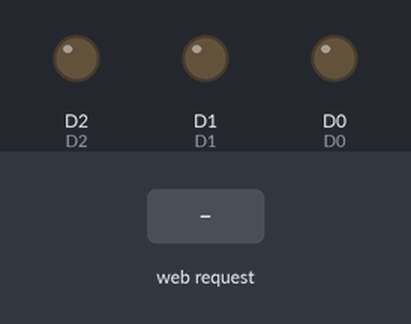
Recording of a program running on a simulated ESP8266 (NodeMCU). Shown: output pins drawn as LEDs (lit = HIGH). The inputs (shaded band) are chosen by the test bench. WiFi joins after 1.5 s; servers stay silent unless stated; what the program prints to the serial monitor is not drawn.

Above: at 2.7 s.
2.8 s: HTTP request GET /bat1 received
At 3.6 s:
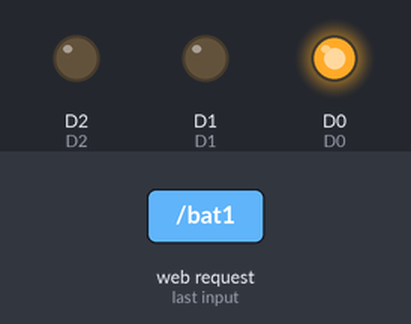
4.3 s: HTTP request GET /bat3 received
At 4.7 s:
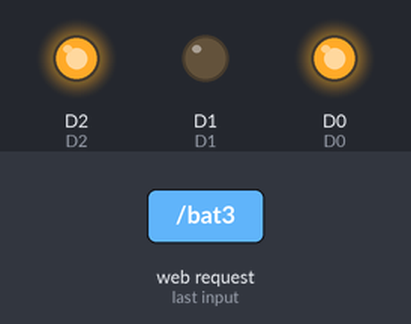
5.8 s: HTTP request GET /tat1 received
At 7.0 s:
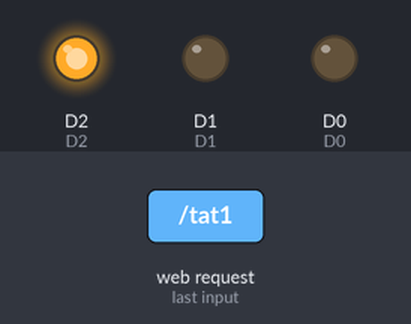
7.3 s: HTTP request GET /bat2 received
At 8.3 s:
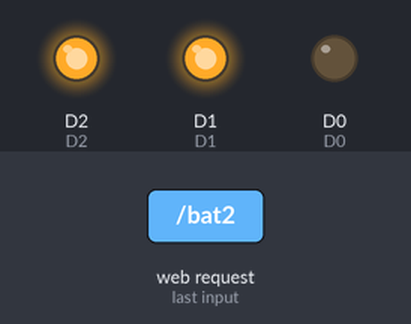
8.8 s: HTTP request GET /tat3 received
At 9.4 s:
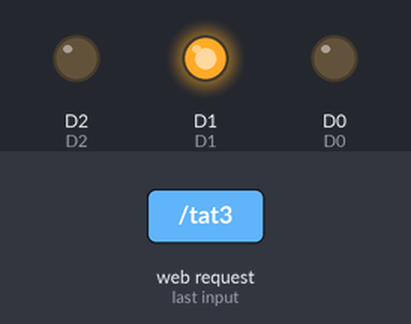
10.3 s: HTTP request GET /tat2 received
At 11.7 s:
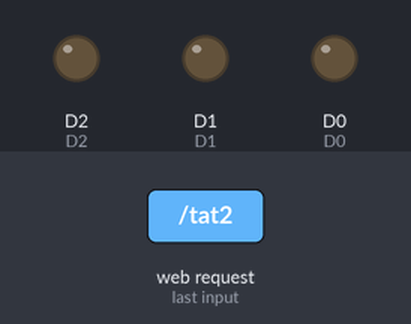
Timing chart, 0 to 12.8 s (numbered marks = the images above; inputs shaded):
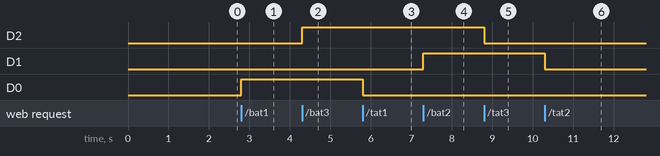

The program:

main.cpp
```cpp
#include <ESP8266WiFi.h>
#include <WiFiClient.h>
#include <ESP8266WebServer.h>
#include <ESP8266mDNS.h>

String webPage =
{
  "<!DOCTYPE html>"
  "<html>"
  "<head>"
  "  <meta http-equiv='Content-Type' content='text/html; charset=utf-8'>"
  "  <title>ESP8266 Control</title>"
  "  <meta name='viewport' content='width=device-width, initial-scale=1'>"
  "  <style>"
  "    :root {"
  "      --color-on: #00e676; /* Green */"
  "      --color-off: #ff1744; /* Red */"
  "      --color-bg: #f4f7f6; /* Light Gray */"
  "      --color-card-bg: #ffffff;"
  "    }"
  "    body { font-family: sans-serif; background-color: var(--color-bg); margin: 0; }"
  "    .container { max-width: 400px; margin: 50px auto; padding: 20px; text-align: center; }"
  "    h1 { color: #333; margin-bottom: 30px; font-size: 1.5em; }"
  "    .device-grid { display: flex; flex-direction: column; gap: 15px; }"
  "    /* ------------------- Animation Keyframe ------------------- */"
  "    @keyframes fadeIn { from { opacity: 0; transform: translateY(-10px); } to { opacity: 1; transform: translateY(0); } }"
  "    /* ---------------------------------------------------------- */"
  "    .device-card {"
  "      display: flex;"
  "      justify-content: space-between;"
  "      align-items: center;"
  "      padding: 15px;"
  "      background-color: var(--color-card-bg);"
  "      border-radius: 12px;"
  "      box-shadow: 0 4px 6px rgba(0, 0, 0, 0.1);"
  "      animation: fadeIn 0.5s ease-out; /* Áp dụng animation */"
  "    }"
  "    .device-name { font-size: 1.1em; color: #555; font-weight: 600; }"
  "    .btn-group { display: flex; gap: 10px; }"
  "    .btn {"
  "      width: 85px; height: 38px; border: none; border-radius: 8px;"
  "      font-size: 16px; font-weight: 600; color: #fff; cursor: pointer;"
  "      text-decoration: none;"
  "      display: inline-flex; justify-content: center; align-items: center;"
  "      transition: all 0.2s ease-in-out; /* Transition cho hiệu ứng mượt mà */"
  "    }"
  "    .btn-on { background-color: var(--color-on); }"
  "    .btn-off { background-color: var(--color-off); }"
  "    .btn-on:hover { background-color: #00c853; }"
  "    .btn-off:hover { background-color: #d50000; }"
  "    .btn:active { transform: scale(0.95); box-shadow: 0 2px 4px rgba(0, 0, 0, 0.2); } /* Hiệu ứng nhấn */"
  "  </style>"
  "</head>"
  "<body>"
  "<div class='container'>"
  "  <h1>ĐIỀU KHIỂN THIẾT BỊ WIFI</h1>"
  "  <div class='device-grid'>"
  "    <div class='device-card'>"
  "      <span class='device-name'>Thiết bị 1 (D0)</span>"
  "      <div class='btn-group'>"
  "        <a href='/bat1' class='btn btn-on'>BẬT</a>"
  "        <a href='/tat1' class='btn btn-off'>TẮT</a>"
  "      </div>"
  "    </div>"
  "    <div class='device-card'>"
  "      <span class='device-name'>Thiết bị 2 (D1)</span>"
  "      <div class='btn-group'>"
  "        <a href='/bat2' class='btn btn-on'>BẬT</a>"
  "        <a href='/tat2' class='btn btn-off'>TẮT</a>"
  "      </div>"
  "    </div>"
  "    <div class='device-card'>"
  "      <span class='device-name'>Thiết bị 3 (D2)</span>"
  "      <div class='btn-group'>"
  "        <a href='/bat3' class='btn btn-on'>BẬT</a>"
  "        <a href='/tat3' class='btn btn-off'>TẮT</a>"
  "      </div>"
  "    </div>"
  "    <div class='device-card'>"
  "      <span class='device-name'>Thiết bị 4 (Chưa cấp Pin)</span>"
  "      <div class='btn-group'>"
  "        <a href='/bat4' class='btn btn-on'>BẬT</a>"
  "        <a href='/tat4' class='btn btn-off'>TẮT</a>"
  "      </div>"
  "    </div>"
  "  </div>"
  "</div>"
  "</body>"
  "</html>"
};

// --- GIỮ NGUYÊN PHẦN CÒN LẠI CỦA CODE C++ ---

MDNSResponder mdns;
ESP8266WebServer server(80);

// Hàm xử lý Web Server (Giữ nguyên)
void TrangChu()
{
  server.send(200, "text/html", webPage);
}

// Chức năng Bật/Tắt LED 1 (D0 - GPIO16)
void bat1()
{
  digitalWrite(16, HIGH); // D0 là GPIO16
  Serial.println("Bật LED 1 (D0)");
  server.send(200, "text/html", webPage);
}
void tat1()
{
  digitalWrite(16, LOW); // D0 là GPIO16
  Serial.println("Tắt LED 1 (D0)");
  server.send(200, "text/html", webPage);
}

// Chức năng Bật/Tắt LED 2 (D1 - GPIO5)
void bat2()
{
  digitalWrite(5, HIGH); // D1 là GPIO5
  Serial.println("Bật LED 2 (D1)");
  server.send(200, "text/html", webPage);
}
void tat2()
{
  digitalWrite(5, LOW); // D1 là GPIO5
  Serial.println("Tắt LED 2 (D1)");
  server.send(200, "text/html", webPage);
}

// Chức năng Bật/Tắt LED 3 (D2 - GPIO4) - Đã thêm vào setup
void bat3()
{
  digitalWrite(4, HIGH); // D2 là GPIO4
  Serial.println("Bat LED 3 (D2)");
  server.send(200, "text/html", webPage);
}
void tat3()
{
  digitalWrite(4, LOW); // D2 là GPIO4
  Serial.println("Tat LED 3 (D2)");
  server.send(200, "text/html", webPage);
}

// Chức năng Bật/Tắt LED 4 (Chưa cấu hình pin)
void bat4()
{
  // Pin cho Thiết bị 4 cần được khai báo và cấu hình trong setup
  Serial.println("Bat LED 4 (Chưa có Pin)");
  server.send(200, "text/html", webPage);
}
void tat4()
{
  Serial.println("Tat LED 4 (Chưa có Pin)");
  server.send(200, "text/html", webPage);
}


// --- Setup ---
void setup()
{
  // Cấu hình chân D0 (GPIO16), D1 (GPIO5), D2 (GPIO4) là OUTPUT
  pinMode(16, OUTPUT); // D0
  pinMode(5, OUTPUT);  // D1
  pinMode(4, OUTPUT);  // D2 (đã sửa từ 04 thành 4)

  // Set trạng thái ban đầu
  digitalWrite(16, LOW);
  digitalWrite(5, LOW);
  digitalWrite(4, LOW);

  Serial.begin(9600);
  Serial.println();
  Serial.print("Connecting to ");
  // Thay thế bằng SSID và Mật khẩu WiFi của bạn
  WiFi.begin("hang_phong", "16102012");

  while (WiFi.status() != WL_CONNECTED)
  {
    delay(500);
    Serial.print(".");
  }
  Serial.println("");
  Serial.println("WiFi connected");
  Serial.println("IP address: ");
  Serial.println(WiFi.localIP());

  // Khởi tạo mDNS
  if (mdns.begin("esp8266", WiFi.localIP()))
    Serial.println("MDNS responder started");

  // Cấu hình các đường dẫn (routes)
  server.on("/", TrangChu);
  server.on("/bat1", bat1); // D0
  server.on("/tat1", tat1); // D0
  server.on("/bat2", bat2); // D1
  server.on("/tat2", tat2); // D1
  server.on("/bat3", bat3); // D2
  server.on("/tat3", tat3); // D2
  server.on("/bat4", bat4);
  server.on("/tat4", tat4);

  server.begin();
  Serial.println("HTTP server started");
}

// --- Loop ---
void loop()
{
  server.handleClient();
}
```

Measured:
- after the input at 2.8 s, D0: LOW → HIGH at once
- after the input at 4.3 s, D2: LOW → HIGH at once
- after the input at 5.8 s, D0: HIGH → LOW at once
- after the input at 7.3 s, D1: LOW → HIGH at once
- after the input at 8.8 s, D2: HIGH → LOW at once
- after the input at 10.3 s, D1: HIGH → LOW at once
